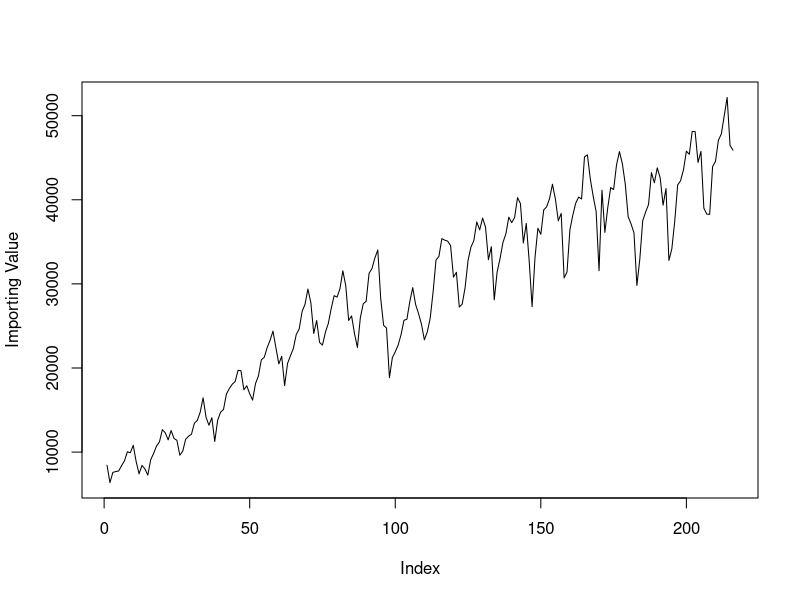
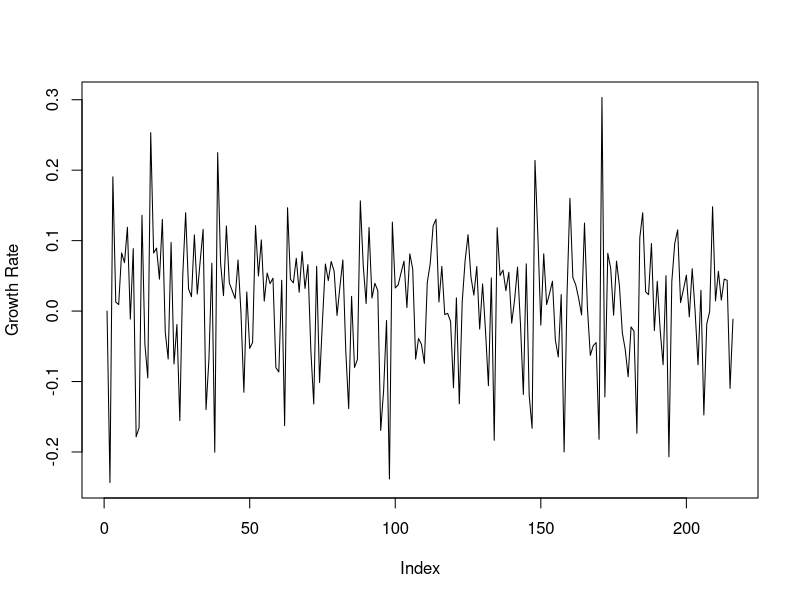
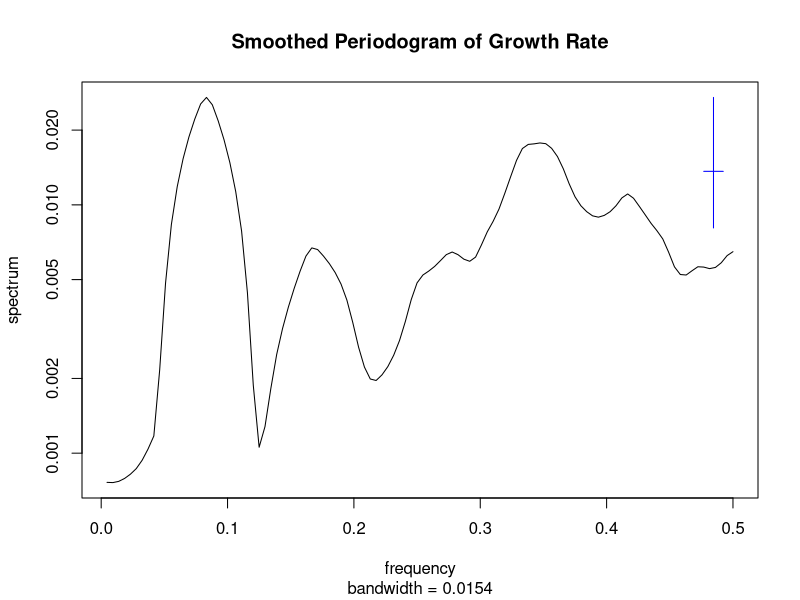
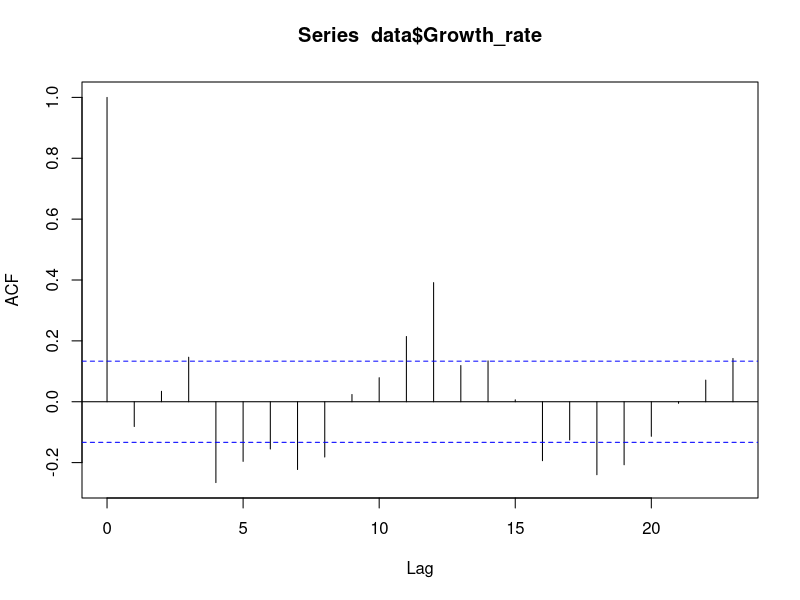
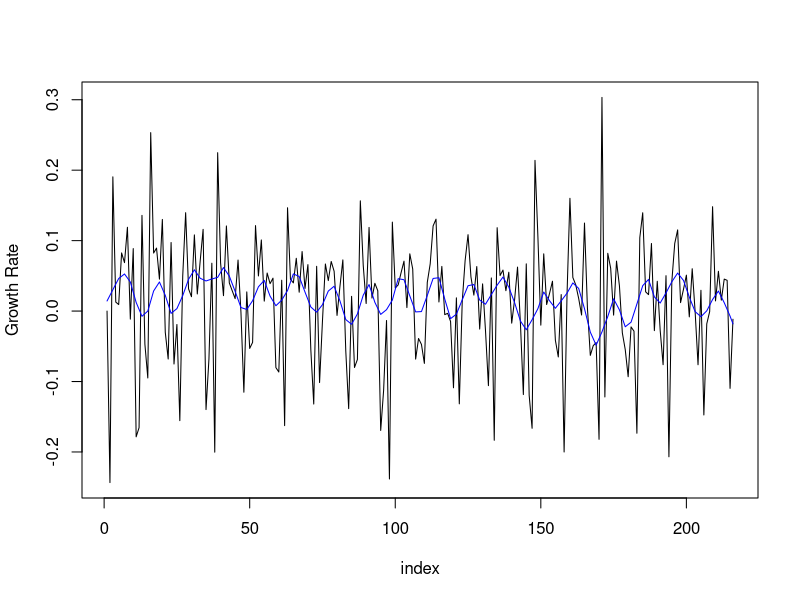
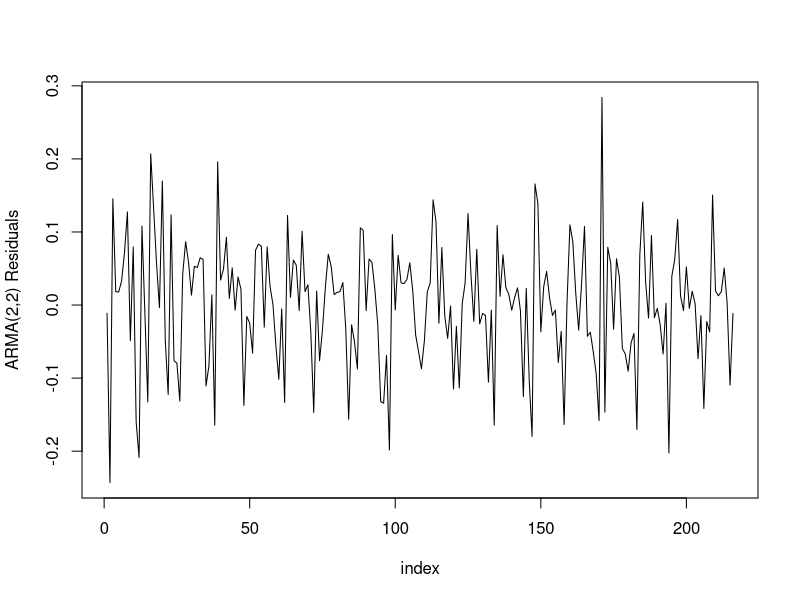
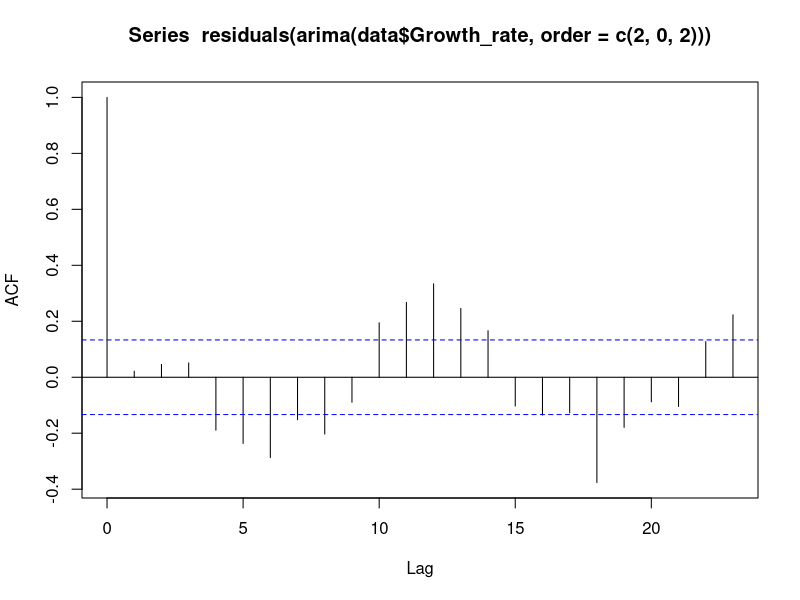

Source code (R) for these figures, in order: (Note: a time limit stopped this script after it produced the figures.)
## ---- chunk 1
require(knitr)
library(forecast)
library(readr)
library(plyr)
US_all_country_trade_data <- read_csv("US-all country_trade_data.csv")
# View(US_all_country_trade_data)

library(tidyverse)
data_I = US_all_country_trade_data %>% 
  select(-c("CTY_CODE", "IYR", "EYR")) %>%
  filter(CTYNAME == "China") %>%
  pivot_longer (
    cols = starts_with("I"),
    names_to = "Month",
    values_to = "Import",
    names_prefix = "I"
  ) %>%
  select(c("year", "CTYNAME", "Month", "Import"))

data_E = US_all_country_trade_data %>% 
  select(-c("CTY_CODE", "IYR", "EYR")) %>%
  filter(CTYNAME == "China") %>%
  pivot_longer (
    cols = starts_with("E"),
    names_to = "Month",
    values_to = "Export",
    names_prefix = "E"
  ) %>%
  select(c("year", "CTYNAME", "Month", "Export"))

data = left_join(data_I, data_E, by = c("year","Month", "CTYNAME")) %>%
  filter(year >= 2001) %>%
  filter(year <= 2018)

data$index = seq.int(nrow(data))

## ---- chunk 2
plot(data$Import, type="l", ylab="Importing Value")
## ---- chunk 3

data$Growth_rate = 1:nrow(data) * 1.0
data[1, 'Growth_rate'] = 0.0
for (i in 2:nrow(data)) {
  data[i, 'Growth_rate'] = (data[i, "Import"] - data[i-1, "Import"]) / data[i-1, "Import"]
}
## ---- chunk 4
plot(data$Growth_rate, ylab = "Growth Rate", type='l')
each(max,min,mean,median,sd)(data$Growth_rate)
## ---- chunk 5
period=spectrum(data$Growth_rate, span = c(nrow(data)/24,nrow(data)/24), main="Smoothed Periodogram of Growth Rate")
f_freq = period$freq[which(period$spec == max(period$spec))]
s_freq = period$freq[50:108][which(period$spec[50:108] == max(period$spec[50:108]))]
sprintf("The first dominating frequency is %0.4f",f_freq)
sprintf("The second dominating frequency is %0.4f",s_freq)
## ---- chunk 6
acf(data$Growth_rate)
## ---- chunk 7
plot(data$Growth_rate, xlab = "index", ylab = "Growth Rate",type = 'l')
lines(lowess(data$Growth_rate~data$index,f = 12 / nrow(data) ), col = "blue")
## ---- chunk 8
mean(lowess(data$Growth_rate~data$index,f = 12 / nrow(data) )$y)
## ---- chunk 9
aic_table <- function(data,P,Q){
table <- matrix(NA,(P+1),(Q+1))
for(p in 0:P) {
for(q in 0:Q) {
table[p+1,q+1] <- arima(data,order=c(p,0,q))$aic
}
}
dimnames(table) <- list(paste("AR",0:P, sep=""),paste("MA",0:Q,sep=""))
table
}
aic_table <- aic_table(data$Growth_rate,3,3)
kable(aic_table,digits=3)
## ---- chunk 10
arima(data$Growth_rate,order=c(2,0,2))
## ---- chunk 11
plot(residuals(arima(data$Growth_rate,order=c(2,0,2))), ylab="ARMA(2,2) Residuals", xlab="index")
acf(residuals(arima(data$Growth_rate,order=c(2,0,2))))
## ---- chunk 12
aic_table <- function(data,sa=2, sm=2, P,Q){
table <- matrix(NA,(P+1),(Q+1))
for(p in 0:P) {
for(q in 0:Q) {
# print(paste(toString(p), toString(q), sep = '+'))
table[p+1,q+1] <- arima(data,order=c(2,0,2), seasonal = list(order=c(p,0,q),period=12))$aic
}
}
dimnames(table) <- list(paste("SAR",0:P, sep=""),paste("SMA",0:Q,sep=""))
table
}
aic_table <- aic_table(data$Growth_rate,P=4,Q=4)
## ---- chunk 13
kable(aic_table,digits=3)
## ---- chunk 14
s_selected = arima(data$Growth_rate,order=c(2,0,2), seasonal = list(order=c(3,0,3),period=12))
s_selected
## ---- chunk 15
acf(residuals(s_selected))
## ---- chunk 16
qqnorm(residuals(s_selected))
qqline(residuals(s_selected),probs = c(0.25,0.75))
## ---- chunk 17
plot(forecast(s_selected)$fitted, col="blue", type="l", ylab="Growth Rate", xlab="index")
lines(data$Growth_rate, col = "red")
## ---- chunk 18
data_new = left_join(data_I, data_E, by = c("year","Month", "CTYNAME")) %>%
  filter(year >= 2001) %>%
  filter(year <= 2020)

data_new$index = seq.int(nrow(data_new))
data_new$Growth_rate = 1:nrow(data_new) * 1.0
data_new[1, 'Growth_rate'] = 0.0
for (i in 2:nrow(data_new)) {
  data_new[i, 'Growth_rate'] = (data_new[i, "Import"] - data_new[i-1, "Import"]) / data_new[i-1, "Import"]
}
## ---- chunk 19
plot(forecast(s_selected))
lines(data_new$Growth_rate, col = "red")
## ---- chunk 20
predicted_value = forecast(s_selected)$mean
import_predict = c((data_new %>% filter(year >= 2019))$Import[1])
for (i in 2:length(predicted_value)) {
  import_predict = append(import_predict, import_predict[length(import_predict)]*(1+predicted_value[i]))
}
## ---- chunk 21
plot((data_new %>% filter(year >= 2019))$Import, xlab="index", ylab="Importing Value", col="red", type="l", ylim = c(20000,60000))
lines(import_predict, col="blue")
